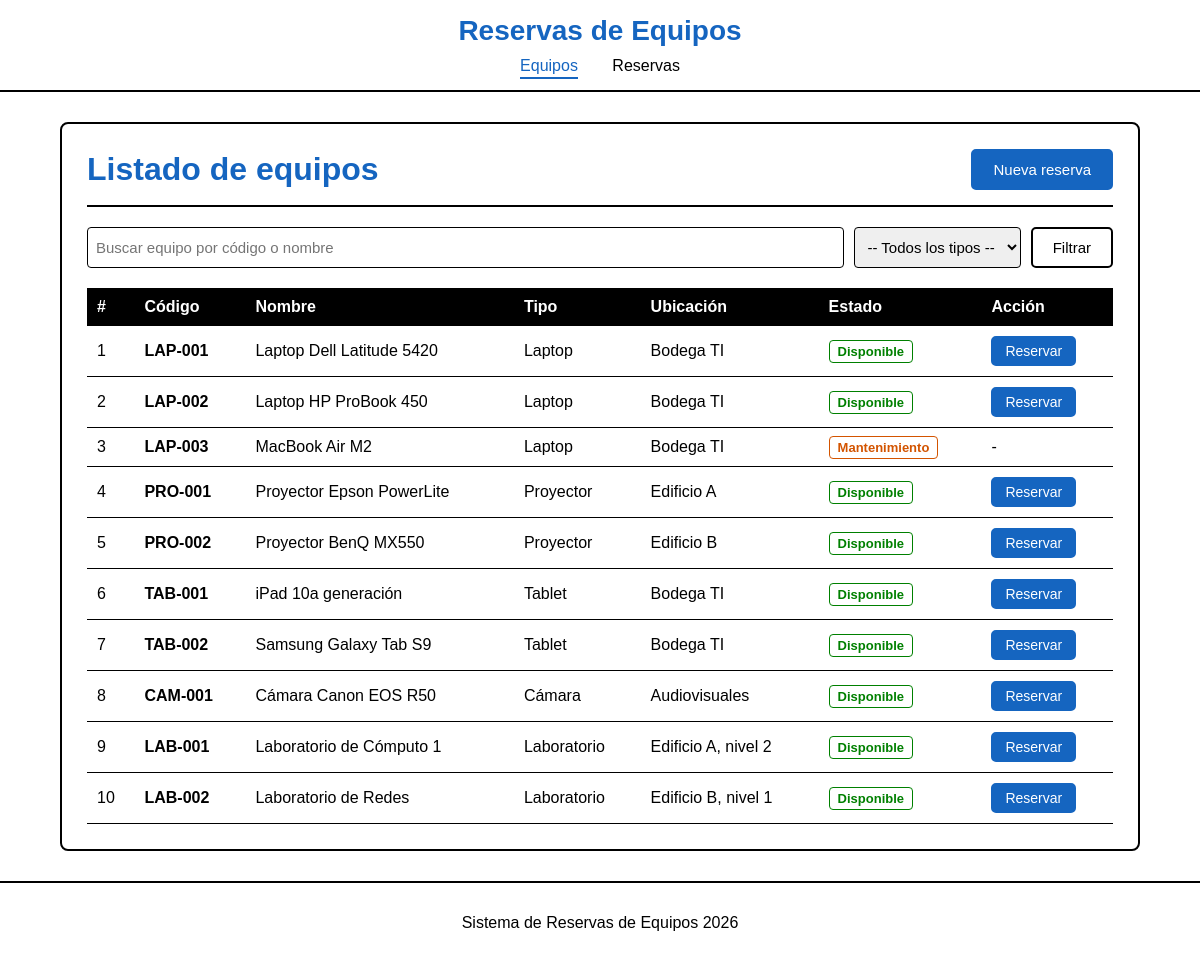
The page / on the database its author committed.
### tables this page shows
CREATE TABLE equipos (
    id          INT UNSIGNED AUTO_INCREMENT PRIMARY KEY,
    codigo      VARCHAR(20)  NOT NULL UNIQUE,
    nombre      VARCHAR(100) NOT NULL,
    tipo        ENUM('Laptop','Proyector','Tablet','Cámara','Laboratorio') NOT NULL,
    descripcion VARCHAR(255) NULL,
    ubicacion   VARCHAR(100) NOT NULL,
    estado      ENUM('Disponible','Mantenimiento') NOT NULL DEFAULT 'Disponible',
    creado_en   TIMESTAMP NOT NULL DEFAULT CURRENT_TIMESTAMP
);

### index.php (the view, shortened to what this page needs)
<?php
require 'conexion.php';
$tipos = ['Laptop', 'Proyector', 'Tablet', 'Cámara', 'Laboratorio'];
$buscar = isset($_GET['buscar']) ? trim($_GET['buscar']) : '';
$tipo   = isset($_GET['tipo']) ? $_GET['tipo'] : '';
$like   = "%" . $buscar . "%";
if ($tipo != '' && in_array($tipo, $tipos)) {
    $sql  = "SELECT * FROM equipos WHERE (codigo LIKE ? OR nombre LIKE ?) AND tipo = ? ORDER BY id";
    $stmt = $conexion->prepare($sql);
    $stmt->bind_param("sss", $like, $like, $tipo);
} else {
    $sql  = "SELECT * FROM equipos WHERE (codigo LIKE ? OR nombre LIKE ?) ORDER BY id";
    $stmt = $conexion->prepare($sql);
    $stmt->bind_param("ss", $like, $like);
}
$stmt->execute();
$equipos = $stmt->get_result();
include 'encabezado.php';
?>
<div class="tarjeta">
    <div class="cabecera">
        <h1>Listado de equipos</h1>
        <a href="reserva.php" class="btn btn-azul">Nueva reserva</a>
    </div>
    <form method="get" class="filtros">
        <input type="text" name="buscar" placeholder="Buscar equipo por código o nombre"
               value="<?php echo htmlspecialchars($buscar); ?>">
        <select name="tipo">
            <option value="">-- Todos los tipos --</option>
        </select>
        <button type="submit" class="btn btn-blanco">Filtrar</button>
    </form>
    <table class="tabla">
        <thead>
            <tr>
                <th>#</th>
                <th>Código</th>
                <th>Nombre</th>
                <th>Tipo</th>
                <th>Ubicación</th>
                <th>Estado</th>
                <th>Acción</th>
            </tr>
        </thead>
        <tbody>
            <?php while ($fila = $equipos->fetch_assoc()) { ?>
                <tr>
                    <td><?php echo $fila['id']; ?></td>
                    <td><b><?php echo htmlspecialchars($fila['codigo']); ?></b></td>
                    <td><?php echo htmlspecialchars($fila['nombre']); ?></td>
                    <td><?php echo $fila['tipo']; ?></td>
                    <td><?php echo htmlspecialchars($fila['ubicacion']); ?></td>
                    <?php if ($fila['estado'] == 'Disponible') { ?>
                        <td><span class="estado disponible">Disponible</span></td>
                        <td><a href="reserva.php?equipo=<?php echo $fila['id']; ?>" class="btn btn-azul btn-chico">Reservar</a></td>
                    <?php } else { ?>
                        <td><span class="estado mantenimiento">Mantenimiento</span></td>
                        <td>-</td>
                    <?php } ?>
                </tr>
            <?php } ?>
        </tbody>
    </table>
</div>
<?php
include 'pie.php';
?>

### encabezado.php (shortened to what this page needs)
<?php
$pagina = basename($_SERVER['PHP_SELF']);
?>
<!DOCTYPE html>
<html lang="es">
<head>
    <link rel="stylesheet" href="css/estilos.css">
</head>
<body>
    <header class="barra">
        <a href="index.php" class="titulo">Reservas de Equipos</a>
        <nav class="enlaces">
            <a href="index.php" class="<?php echo ($pagina == 'index.php') ? 'activo' : ''; ?>">Equipos</a>
            <a href="reservas.php" class="<?php echo ($pagina == 'reservas.php') ? 'activo' : ''; ?>">Reservas</a>
        </nav>
    </header>
    <main class="contenedor">

### pie.php
    </main>
    <footer class="pie">
        <p>Sistema de Reservas de Equipos <?php echo date('Y'); ?></p>
    </footer>
</body>
</html>

### css/estilos.css (style rules this page uses)
body { margin: 0; font-family: Arial, sans-serif; background-color: white; color: black; }
h1 { margin: 0; color: #1565c0; }
input, select { width: 100%; padding: 8px; font-size: 15px; border: 1px solid black; border-radius: 4px; box-sizing: border-box; }
.barra { padding: 15px; text-align: center; border-bottom: 2px solid black; }
.titulo { display: block; margin-bottom: 10px; font-size: 28px; font-weight: bold; color: #1565c0; text-decoration: none; }
.enlaces a { margin: 0 15px; padding-bottom: 3px; color: black; text-decoration: none; }
.enlaces a:hover, .enlaces a.activo { color: #1565c0; border-bottom: 2px solid #1565c0; }
.contenedor { width: 90%; margin: 30px auto; }
.tarjeta { padding: 25px; border: 2px solid black; border-radius: 8px; }
.cabecera { display: flex; justify-content: space-between; align-items: center; margin-bottom: 20px; padding-bottom: 15px; border-bottom: 2px solid black; }
.btn { display: inline-block; padding: 10px 20px; font-size: 15px; text-decoration: none; border-radius: 5px; cursor: pointer; }
.btn-azul { background-color: #1565c0; color: white; border: 2px solid #1565c0; }
.btn-blanco { background-color: white; color: black; border: 2px solid black; }
.btn-chico { padding: 5px 12px; font-size: 14px; }
.filtros { display: flex; gap: 10px; margin-bottom: 20px; }
.filtros select { width: 220px; }
.tabla { width: 100%; border-collapse: collapse; }
.tabla th { padding: 10px; text-align: left; background-color: black; color: white; }
.tabla td { padding: 10px; border-bottom: 1px solid black; }
.estado { padding: 3px 8px; font-size: 13px; font-weight: bold; border-radius: 4px; }
.disponible { color: green; border: 1px solid green; }
.mantenimiento { color: #d35400; border: 1px solid #d35400; }
.pie { padding: 15px; text-align: center; border-top: 2px solid black; }

### rows shown on the page
equipos: id "1", codigo "LAP-001", nombre "Laptop Dell Latitude 5420", tipo "Laptop", ubicacion "Bodega TI"
equipos: id "2", codigo "LAP-002", nombre "Laptop HP ProBook 450", tipo "Laptop", ubicacion "Bodega TI"
equipos: id "3", codigo "LAP-003", nombre "MacBook Air M2", tipo "Laptop", ubicacion "Bodega TI", estado "Mantenimiento"
equipos: id "4", codigo "PRO-001", nombre "Proyector Epson PowerLite", tipo "Proyector", ubicacion "Edificio A"
equipos: id "5", codigo "PRO-002", nombre "Proyector BenQ MX550", tipo "Proyector", ubicacion "Edificio B"
equipos: id "6", codigo "TAB-001", nombre "iPad 10a generación", tipo "Tablet", ubicacion "Bodega TI"
equipos: id "7", codigo "TAB-002", nombre "Samsung Galaxy Tab S9", tipo "Tablet", ubicacion "Bodega TI"
equipos: id "8", codigo "CAM-001", nombre "Cámara Canon EOS R50", tipo "Cámara", ubicacion "Audiovisuales"
equipos: id "9", codigo "LAB-001", nombre "Laboratorio de Cómputo 1", tipo "Laboratorio", ubicacion "Edificio A, nivel 2"
equipos: id "10", codigo "LAB-002", nombre "Laboratorio de Redes", tipo "Laboratorio", ubicacion "Edificio B, nivel 1"
